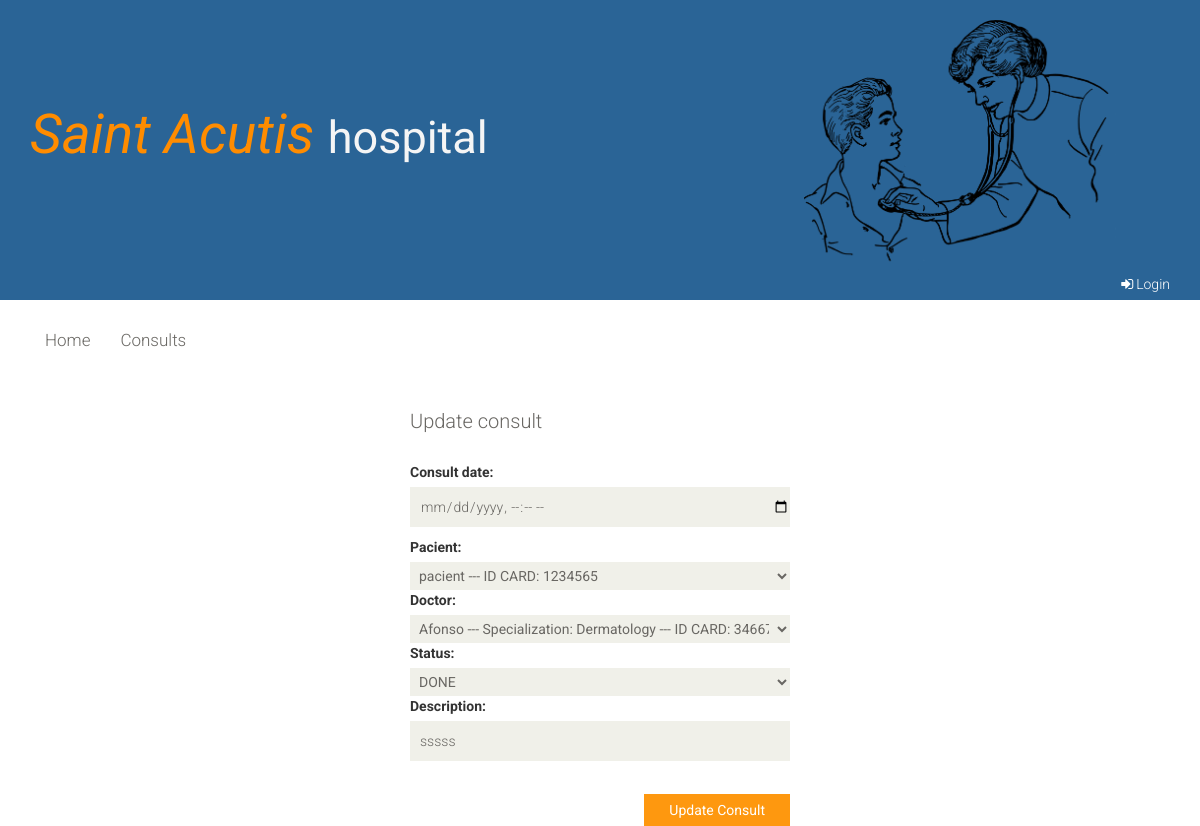
/update-consult/7/, run on the app's committed database.
### SAH/models.py (models this page shows, shortened)
class Consult(models.Model):
    scheduled_date = models.DateTimeField(default=datetime.now, null=True)
    consult_date = models.DateTimeField( blank=True, null=True)
    pacient = models.ForeignKey(Pacient, on_delete=models.CASCADE)
    doctor = models.ForeignKey(Doctor, on_delete=models.CASCADE)
    status = models.CharField(choices=(('WAITING','WAITING'),('ACCEPT','ACCEPT'), ('DONE','DONE')), max_length=200)
    description = models.CharField(max_length=150)

### SAH/views.py (the view)
# urls.py: path('update-consult/<str:id>/', views.update_consult, name='update-consult'),
def update_consult(request,id):
    consult = Consult.objects.get(id=id)
    if request.method == "POST":
        form = ConsultForm(request.POST)
        if form.is_valid():
            consult.scheduled_date = datetime.now()
            consult.consult_date = form.cleaned_data['consult_date']
            consult.pacient = Pacient.objects.get(id=form.cleaned_data['pacient'])
            consult.doctor = Doctor.objects.get(id=form.cleaned_data['doctor'])
            consult.description = form.cleaned_data['description']
            consult.status = form.cleaned_data['status']
            consult.save()
            return redirect('consults-management')
    else:
        form = ConsultForm(initial={"scheduled_date": consult.scheduled_date,
                                      "consult_date": consult.consult_date,
                                      "pacient": consult.pacient,
                                      "doctor": consult.doctor,
                                      "status":consult.status,
                                      "description":consult.description
                                      })
    return render(request, "update-consult.html", {"form": form})

### SAH/forms.py
class ConsultForm(forms.Form):
    consult_date  = DateTimeLocalField()
    pacient = forms.ChoiceField(choices=[(x.id, str(x.name) +  " --- ID CARD: " +  str(x.id_card)) for x in Pacient.objects.all()])
    doctor = forms.ChoiceField(choices=[(x.id, str(x.name) + " --- " + "Specialization: " + str(x.specialization) + " --- ID CARD: " + str(x.id_card)) for x in Doctor.objects.all()])
    status = forms.ChoiceField( choices=(('WAITING','WAITING'),('ACCEPT','ACCEPT'), ('DONE','DONE')))
    description = forms.CharField(label="Description", max_length=450, required=True)

### SAH/models.py (called while the page is built)
    def __str__(self):
        return self.name

    def __str__(self):
        return self.name

### SAH/templates/update-consult.html (shortened to what this page needs)
{% extends "layout.html" %}
{% block content %}
	<section >
    <div class="row">
				<div class="col-sm-4 col-sm-offset-4" >
					<div class="login-form">
						<h2>Update consult</h2>
					    <form method="POST" action="." enctype= multipart/form-data>
                            <label>Consult date:</label>
                            <input type = 'datetime-local'  name='consult_date' >
                            <label>Pacient:</label>
                            {{ form.pacient }}
                            <br>
                            <label>Doctor:</label>
                            {{ form.doctor }}
                            <br>
                            <label>Status:</label>
                            {{ form.status }}
                            <br>
                            <label>Description:</label>
                            {{ form.description }}
                            <button style="float:right;" type="submit" class="btn btn-default">Update Consult</button>
						</form>
					</div>
				</div>
                <br><br>
		</div>
{% endblock %}

### SAH/static/css/main.css (style rules this page uses)
body { font-family: 'Roboto', sans-serif; position: relative; font-weight: 400px; }
h1, h2, h3, h4, h5, h6 { font-family: 'Roboto', sans-serif; }
.login-form h2, .signup-form h2 { color: #696763; font-family: 'Roboto', sans-serif; font-size: 20px; font-weight: 300; margin-bottom: 30px; }
.login-form form input, .signup-form form input { background: #F0F0E9; border: medium none; color: #696763; display: block; font-family: 'Roboto', sans-serif; font-size: 14px; font-weight: 300; height: 40px; margin-bottom: 10px; outline: medium none; padding-left: 10px; width: 100%; }
.login-form form button { margin-top: 23px; }
.login-form form button, .signup-form form button { background: #FE980F; border: medium none; border-radius: 0; color: #FFFFFF; display: block; font-family: 'Roboto', sans-serif; padding: 6px 25px; }
.user_info input, select, textarea { background: #F0F0E9; border: 0; color: #696763; padding: 5px; width: 100%; border-radius: 0; resize: none }

### data on the page
Consult: pacient "pacient --- ID CARD: 1234565", doctor "Afonso --- Specialization: Dermatology --- ID CARD: 346672345", status "DONE", description "sssss"
